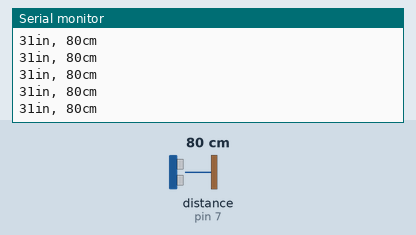
Simulated run of this sketch. Board: Arduino Uno, built with avr-gcc and run on an emulated ATmega328P. Shown: the last lines printed to the serial monitor. The test bench sets the inputs (shaded band); at power-on: distance to the obstacle (sensor on pin 7) 80 cm. The echo pulse lasts 58.3 µs per cm.

Above: at 1.2 s.
1.3 s: distance to the obstacle (sensor on pin 7) set to 2 cm
At 1.38 s:
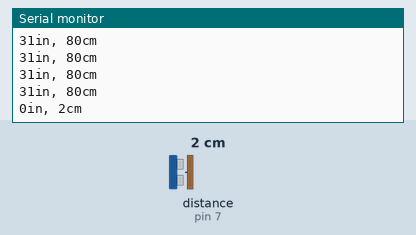
4.3 s: distance to the obstacle (sensor on pin 7) set to 4 cm
At 4.3 s:
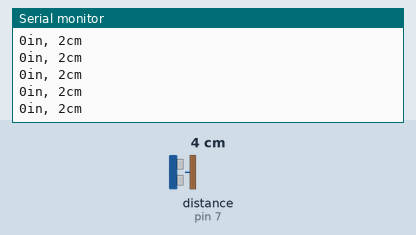
5.8 s: distance to the obstacle (sensor on pin 7) set to 35 cm
At 5.82 s:
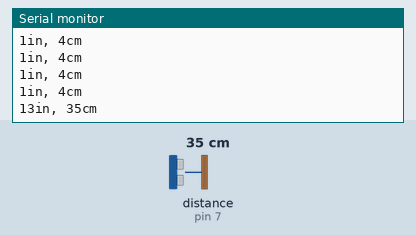
Timing chart, 0 to 8.8 s (numbered marks = the images above; inputs shaded):
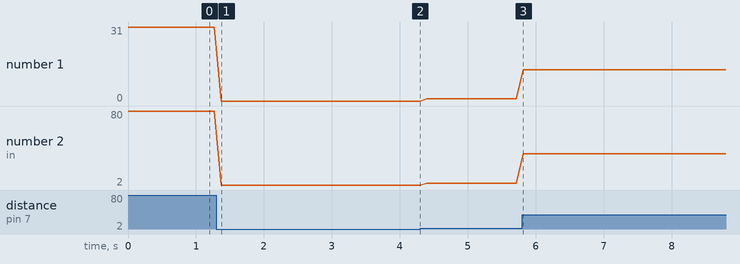

The sketch:

HCSR04_UltraSensor.ino
```cpp
const int InputPin = 7;

void setup() {
  Serial.begin(9600);
}

void loop() {

  long duration, inches, cm;


  pinMode(InputPin, OUTPUT);
  digitalWrite(InputPin, LOW);
  delayMicroseconds(2);
  digitalWrite(InputPin, HIGH);
  delayMicroseconds(5);
  digitalWrite(InputPin, LOW);


  pinMode(InputPin, INPUT);
  duration = pulseIn(InputPin, HIGH);


  inches = microsecondsToInches(duration);
  cm = microsecondsToCentimeters(duration);

  Serial.print(inches);
  Serial.print("in, ");
  Serial.print(cm);
  Serial.print("cm");
  Serial.println();

  delay(100);
}

long microsecondsToInches(long microseconds) {

  return microseconds / 74 / 2;
}

long microsecondsToCentimeters(long microseconds) {

  return microseconds / 29 / 2;
}
```

Measured:
- after the input at 1.3 s, the serial monitor: prints a new line after 0.07 s (image 1)
- after the input at 5.8 s, the serial monitor: prints a new line at once (image 3)
- plotted number 1: 31 → 0 after the input at 1.3 s, 0 → 1 after the input at 4.3 s, 1 → 13 after the input at 5.8 s
- plotted number 2: 80 → 2 after the input at 1.3 s, 2 → 4 after the input at 4.3 s, 4 → 35 after the input at 5.8 s
